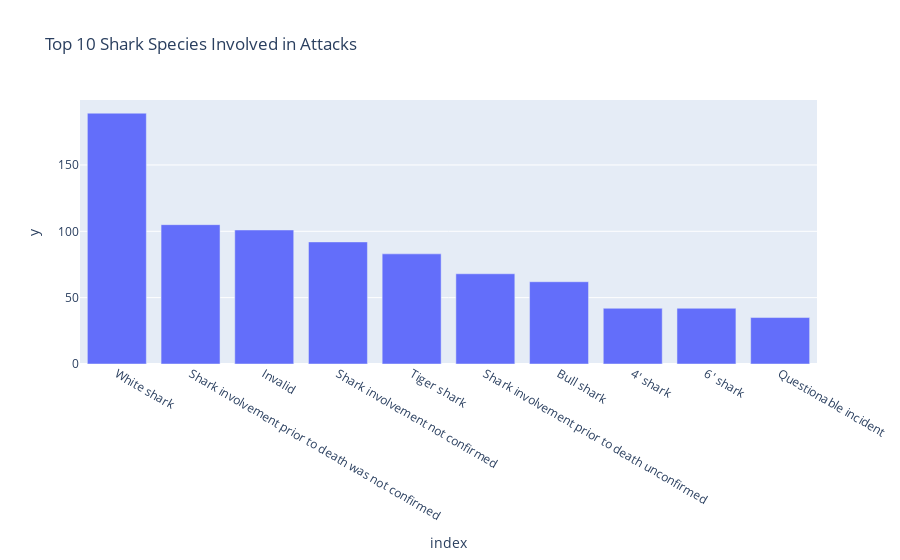

The cell this chart's notebook holds for it:
### Code cell
# Visualization 5: Shark Attacks by Species
species = df.iloc[:, 13]
species_counts = species.value_counts().nlargest(10)
fig5 = px.bar(species_counts, x=species_counts.index, y=species_counts.values, title='Top 10 Shark Species Involved in Attacks')
fig5.show()

### Figure 1 — Plotly figure (JSON) as saved in the notebook; plotly's stock layout.template omitted (floating-point values rounded to 4 significant figures)
{"data": [{"alignmentgroup": "True", "hovertemplate": "index=%{x}<br>y=%{y}<extra></extra>", "legendgroup": "", "marker": {"color": "#636efa", "pattern": {"shape": ""}}, "name": "", "offsetgroup": "", "orientation": "v", "showlegend": false, "textposition": "auto", "type": "bar", "x": ["White shark", "Shark involvement prior to death was not confirmed", "Invalid", "Shark involvement not confirmed", "Tiger shark", "Shark involvement prior to death unconfirmed", "Bull shark", "4' shark", "6' shark", "Questionable incident"], "xaxis": "x", "y": [189, 105, 101, 92, 83, 68, 62, 42, 42, 35], "yaxis": "y"}], "layout": {"barmode": "relative", "legend": {"tracegroupgap": 0}, "title": {"text": "Top 10 Shark Species Involved in Attacks"}, "xaxis": {"anchor": "y", "domain": [0, 1], "title": {"text": "index"}}, "yaxis": {"anchor": "x", "domain": [0, 1], "title": {"text": "y"}}}}
